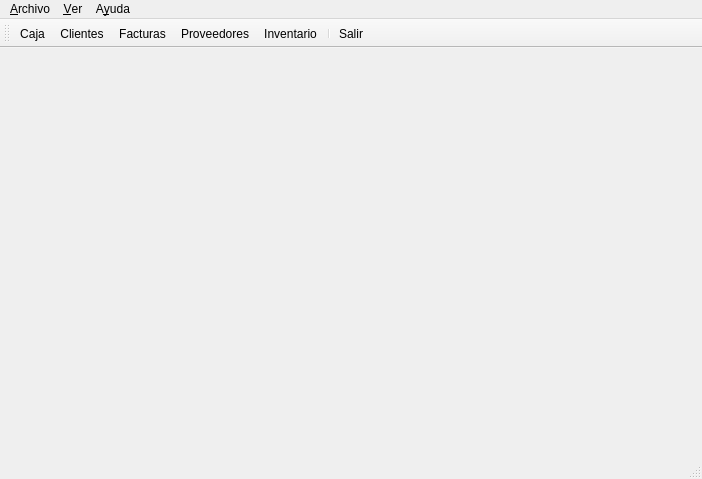
<?xml version="1.0" encoding="UTF-8"?>
<ui version="4.0">
 <author>Mariano Muñoz</author>
 <class>frmMain</class>
 <widget class="QMainWindow" name="frmMain">
  <property name="geometry">
   <rect>
    <x>0</x>
    <y>0</y>
    <width>702</width>
    <height>479</height>
   </rect>
  </property>
  <property name="sizePolicy">
   <sizepolicy hsizetype="Expanding" vsizetype="Expanding">
    <horstretch>0</horstretch>
    <verstretch>0</verstretch>
   </sizepolicy>
  </property>
  <property name="cursor">
   <cursorShape>PointingHandCursor</cursorShape>
  </property>
  <property name="windowTitle">
   <string>gnuOptics 2010</string>
  </property>
  <property name="windowIcon">
   <iconset resource="../images/gnuoptics.qrc">
    <normaloff>:/gnuoptics/gafas.png</normaloff>:/gnuoptics/gafas.png</iconset>
  </property>
  <widget class="QWidget" name="central">
   <property name="enabled">
    <bool>true</bool>
   </property>
   <property name="sizePolicy">
    <sizepolicy hsizetype="Expanding" vsizetype="Expanding">
     <horstretch>0</horstretch>
     <verstretch>0</verstretch>
    </sizepolicy>
   </property>
   <layout class="QHBoxLayout" name="horizontalLayout">
    <item>
     <layout class="QVBoxLayout" name="layout"/>
    </item>
   </layout>
  </widget>
  <widget class="QMenuBar" name="menuBar">
   <property name="geometry">
    <rect>
     <x>0</x>
     <y>0</y>
     <width>702</width>
     <height>21</height>
    </rect>
   </property>
   <widget class="QMenu" name="menu_Archivo">
    <property name="title">
     <string>&amp;Archivo</string>
    </property>
    <addaction name="actionTablasAuxiliares"/>
    <addaction name="separator"/>
    <addaction name="actionSalir"/>
   </widget>
   <widget class="QMenu" name="menuAyuda">
    <property name="title">
     <string>A&amp;yuda</string>
    </property>
    <addaction name="actionAcercaDe"/>
   </widget>
   <widget class="QMenu" name="menu_Ver">
    <property name="title">
     <string>&amp;Ver</string>
    </property>
    <addaction name="actionCaja"/>
    <addaction name="actionClientes"/>
    <addaction name="actionFacturas"/>
    <addaction name="actionProveedores"/>
    <addaction name="actionInventario"/>
   </widget>
   <addaction name="menu_Archivo"/>
   <addaction name="menu_Ver"/>
   <addaction name="menuAyuda"/>
  </widget>
  <widget class="QToolBar" name="toolBar">
   <property name="windowTitle">
    <string>toolBar</string>
   </property>
   <property name="iconSize">
    <size>
     <width>48</width>
     <height>33</height>
    </size>
   </property>
   <property name="toolButtonStyle">
    <enum>Qt::ToolButtonTextUnderIcon</enum>
   </property>
   <attribute name="toolBarArea">
    <enum>TopToolBarArea</enum>
   </attribute>
   <attribute name="toolBarBreak">
    <bool>false</bool>
   </attribute>
   <addaction name="actionCaja"/>
   <addaction name="actionClientes"/>
   <addaction name="actionFacturas"/>
   <addaction name="actionProveedores"/>
   <addaction name="actionInventario"/>
   <addaction name="separator"/>
   <addaction name="actionSalir"/>
  </widget>
  <widget class="QStatusBar" name="status"/>
  <action name="actionSalir">
   <property name="icon">
    <iconset resource="../images/gnuoptics.qrc">
     <normaloff>:/gnuoptics/exit.png</normaloff>:/gnuoptics/exit.png</iconset>
   </property>
   <property name="text">
    <string>S&amp;alir</string>
   </property>
  </action>
  <action name="actionAcercaDe">
   <property name="icon">
    <iconset resource="../images/gnuoptics.qrc">
     <normaloff>:/gnuoptics/gafas.png</normaloff>:/gnuoptics/gafas.png</iconset>
   </property>
   <property name="text">
    <string>&amp;Acerca de</string>
   </property>
  </action>
  <action name="actionProveedores">
   <property name="icon">
    <iconset resource="../images/gnuoptics.qrc">
     <normaloff>:/gnuoptics/keko.png</normaloff>:/gnuoptics/keko.png</iconset>
   </property>
   <property name="text">
    <string>&amp;Proveedores</string>
   </property>
  </action>
  <action name="actionClientes">
   <property name="icon">
    <iconset resource="../images/gnuoptics.qrc">
     <normaloff>:/gnuoptics/keki.png</normaloff>:/gnuoptics/keki.png</iconset>
   </property>
   <property name="text">
    <string>&amp;Clientes</string>
   </property>
   <property name="toolTip">
    <string>Clientes</string>
   </property>
  </action>
  <action name="actionFacturas">
   <property name="icon">
    <iconset resource="../images/gnuoptics.qrc">
     <normaloff>:/gnuoptics/factura.png</normaloff>:/gnuoptics/factura.png</iconset>
   </property>
   <property name="text">
    <string>&amp;Facturas</string>
   </property>
  </action>
  <action name="actionCaja">
   <property name="icon">
    <iconset resource="../images/gnuoptics.qrc">
     <normaloff>:/gnuoptics/dinero.png</normaloff>:/gnuoptics/dinero.png</iconset>
   </property>
   <property name="text">
    <string>Ca&amp;ja</string>
   </property>
  </action>
  <action name="actionInventario">
   <property name="icon">
    <iconset resource="../images/gnuoptics.qrc">
     <normaloff>:/gnuoptics/gafas.png</normaloff>:/gnuoptics/gafas.png</iconset>
   </property>
   <property name="text">
    <string>&amp;Inventario</string>
   </property>
   <property name="toolTip">
    <string>Inventario</string>
   </property>
  </action>
  <action name="actionTablasAuxiliares">
   <property name="icon">
    <iconset resource="../images/gnuoptics.qrc">
     <normaloff>:/gnuoptics/tools-wizard.png</normaloff>:/gnuoptics/tools-wizard.png</iconset>
   </property>
   <property name="text">
    <string>Tablas Auxiliares</string>
   </property>
  </action>
 </widget>
 <resources>
  <include location="../images/gnuoptics.qrc"/>
 </resources>
 <connections>
  <connection>
   <sender>frmMain</sender>
   <signal>destroyed()</signal>
   <receiver>actionSalir</receiver>
   <slot>trigger()</slot>
   <hints>
    <hint type="sourcelabel">
     <x>276</x>
     <y>236</y>
    </hint>
    <hint type="destinationlabel">
     <x>-1</x>
     <y>-1</y>
    </hint>
   </hints>
  </connection>
 </connections>
</ui>
